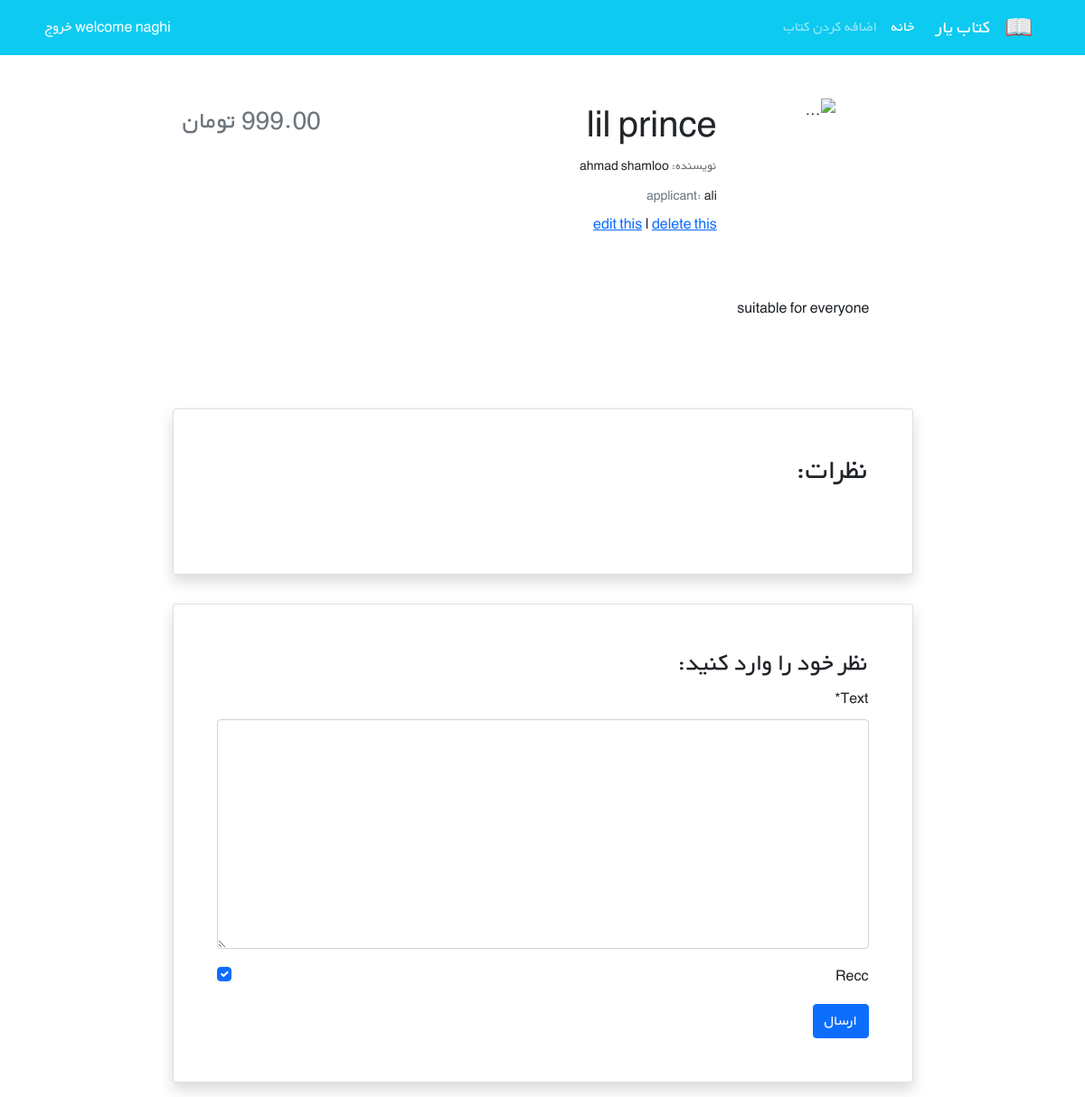
/books/1/ (signed in), run on the app's committed database.
### accs/models.py (models this page shows)
class Customizeuser(AbstractUser):
    sen = models.PositiveIntegerField(null=True, blank=True)

### bookha/models.py (models this page shows, shortened)
class Book(models.Model):
    user = models.ForeignKey(get_user_model(), on_delete=models.CASCADE)
    title = models.CharField(max_length=200)
    author = models.CharField(max_length=200)
    desc = models.TextField()
    price = models.DecimalField(max_digits=5, decimal_places=2) # ta 5 ragham save kun ke 2 raghamesh ashaare
    covers = models.ImageField(upload_to='covers/', blank=True)  # pillow nasb shavad ghablesh va setting, urls/config modify shavand

### bookha/views.py (the view)
# urls.py: path('<int:pk>/', bookdetail, name='detail'),
@login_required
def bookdetail(request, pk):
    book = get_object_or_404(Book, pk=pk)
    comments1 = book.comments.all()
    if request.method == 'POST':
        comments2 = Commentform(request.POST)
        if comments2.is_valid():
            newcm = comments2.save(commit=False)
            newcm.Which_book = book
            newcm.user = request.user
            newcm.save()
            comments2 = Commentform()
    else:
        comments2 = Commentform()
    return render(request, 'bookha/bookdetail.html', {'book': book, 'comments': comments1, 'comment_form': comments2})

### bookha/forms.py
class Commentform(forms.ModelForm):
    class Meta:
        model = Comment
        fields = ('text', 'recc',)

### bookha/templates/bookha/bookdetail.html (shortened to what this page needs)
{% extends '_base.html' %}
{% load crispy_forms_tags %}
{% block content %}
    <div class="container mt-5" dir="rtl">
        <div class="">
            <div class="">
                <div class="d-flex justify-content-center">
                    <div class="row w-sm-75 w-100">
                        <div class="col-xs-12 col-md-3 d-flex justify-content-center">
                            <div>
                                {% if book.covers %}
                                    <img class="shadow" src="{{ book.covers.url }}" class="img-fluid rounded-start" alt="...">
                                {% else %}
                                    <img src="#" class="img-fluid rounded-start" alt="...">
                                {% endif %}
                            </div>
                        </div>
                        <div class="col-xs-12 col-md-6 text-center text-md-end mt-md-1 mt-4">
                            <h1>{{ book.title }}</h1>
                            <h5 class="small my-1"><span class="text-muted">نویسنده: </span>{{ book.author }}</h5>
                            <h5 class="small my-1"><span class="text-muted">applicant: </span>{{ book.user.username }}</h5>
                            <a href="{% url 'up_to_date' book.id %}">edit this</a>
                            <span>|</span>
                            <a href="{% url 'deleting' book.id %}">delete this</a>
                        </div>
                        <div class="col-xs-12 col-md-3 d-flex flex-column">
                            <h3 class="align-self-center pt-2 text-muted align-self-md-end">
                                {{ book.price }} تومان
                            </h3>
                        </div>
                    </div>
                </div>
                <div class="d-flex justify-content-center">
                    <div class="my-3 p-5 w-sm-75 w-100">
                        {{ book.desc|linebreaks }}
                    </div>
                </div>
                <div class="d-flex justify-content-center">
                    <div class="card shadow my-3 p-5 w-sm-75 w-100">
                        <h2 class="mb-5">نظرات:</h2>
                    </div>
                </div>
                <div class="d-flex justify-content-center">
                    <div class="card shadow my-3 p-5 w-sm-75 w-100">
                        <h3>نظر خود را وارد کنید:</h3>
                        <form method="POST">
                            {{ comment_form|crispy }}
                            <button type="submit" class="btn btn-primary">ارسال</button>
                        </form>
                    </div>
                </div>
            </div>
        </div>
    </div>
{% endblock %}

### templates/_base.html (shortened to what this page needs)
{% load static %}
<!DOCTYPE HTML PUBLIC "-//W3C//DTD HTML 4.01//EN" "http://www.w3.org/TR/html4/strict.dtd">
<html lang="en">
<head>
    <link href="https://cdn.jsdelivr.net/npm/bootstrap@5.1.3/dist/css/bootstrap.min.css" rel="stylesheet"
>
    <link rel="stylesheet" href="{% static 'css/style.css' %}">
</head>
<body>
<nav class="navbar navbar-expand-lg navbar-dark bg-info" dir="rtl">
    <div class="container">
        <a class="navbar-brand" href="#">
            <img src="{% static 'icons/book.png' %}" alt="" height="30"
                 class="d-inline-block align-text-top">
        </a>
        <a class="navbar-brand mx-3" href="{% url 'home' %}">کتاب یار</a>
        <div class="collapse navbar-collapse" id="navbarNavAltMarkup">
            <div class="navbar-nav">
                <a class="nav-link active" aria-current="page" href="{% url 'booklis' %}">خانه</a>
                <a class="nav-link" href="{% url 'create' %}">اضافه کردن کتاب</a>
            </div>
        </div>
        {% if user.is_authenticated %}
        <div class="mx-2 text-white">welcome {{ user.username }}  <a class="link-light text-decoration-none" href="{% url 'logout' %}">خروج</a>
        {% else %}
             <a class="link-light text-decoration-none" href="{% url 'login' %}">login here</a>
            <span> or </span>
            <a class="link-light text-decoration-none" href="{% url 'signup' %}">or signup</a>
        {% endif %}
        </div>
    </div>
</nav>
<div class="container">
    {% block content %}
    {% endblock %}
</div>
</body>
</html>

### static/css/style.css (style rules this page uses)
* { font-family: 'BYekan', sans-serif; line-height: 1.8rem; }
@media (min-width: 576px) { .w-sm-75 { width: 75%!important; } }

### data on the page
Customizeuser: username "naghi"
Book: title "lil prince", author "ahmad shamloo", user.username "ali", desc "suitable for everyone"
